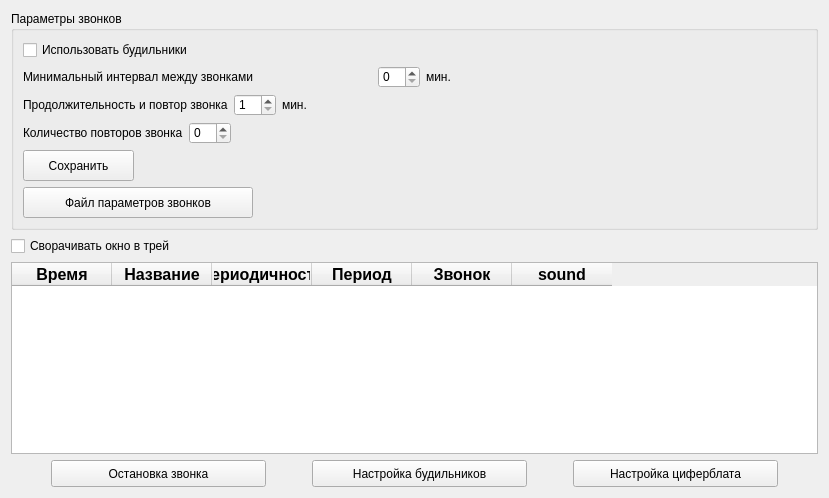
      <widget class="QWidget" name="tab_alarm">
       <attribute name="icon">
        <iconset resource="Clock_new_p.qrc">
         <normaloff>:/alarmclockflat_106001.ico</normaloff>:/alarmclockflat_106001.ico</iconset>
       </attribute>
       <attribute name="title">
        <string>Настройка будильников</string>
       </attribute>
       <layout class="QGridLayout" name="gridLayout_5">
        <item row="0" column="0">
         <widget class="QGroupBox" name="groupBox_alarm">
          <property name="contextMenuPolicy">
           <enum>Qt::CustomContextMenu</enum>
          </property>
          <property name="title">
           <string>Параметры звонков</string>
          </property>
          <layout class="QGridLayout" name="gridLayout_3">
           <item row="2" column="0">
            <layout class="QHBoxLayout" name="horizontalLayout_3">
             <item>
              <widget class="QLabel" name="label_repeat_int">
               <property name="sizePolicy">
                <sizepolicy hsizetype="Fixed" vsizetype="Preferred">
                 <horstretch>0</horstretch>
                 <verstretch>0</verstretch>
                </sizepolicy>
               </property>
               <property name="minimumSize">
                <size>
                 <width>205</width>
                 <height>19</height>
                </size>
               </property>
               <property name="maximumSize">
                <size>
                 <width>314</width>
                 <height>22</height>
                </size>
               </property>
               <property name="contextMenuPolicy">
                <enum>Qt::CustomContextMenu</enum>
               </property>
               <property name="text">
                <string>Продолжительность и повтор звонка</string>
               </property>
              </widget>
             </item>
             <item>
              <widget class="QSpinBox" name="spinB_repeat_int">
               <property name="sizePolicy">
                <sizepolicy hsizetype="Fixed" vsizetype="Fixed">
                 <horstretch>0</horstretch>
                 <verstretch>0</verstretch>
                </sizepolicy>
               </property>
               <property name="minimumSize">
                <size>
                 <width>42</width>
                 <height>22</height>
                </size>
               </property>
               <property name="maximumSize">
                <size>
                 <width>42</width>
                 <height>22</height>
                </size>
               </property>
               <property name="contextMenuPolicy">
                <enum>Qt::CustomContextMenu</enum>
               </property>
               <property name="minimum">
                <number>1</number>
               </property>
               <property name="maximum">
                <number>10</number>
               </property>
              </widget>
             </item>
             <item>
              <widget class="QLabel" name="label_repeat_repeat_m">
               <property name="sizePolicy">
                <sizepolicy hsizetype="Fixed" vsizetype="Preferred">
                 <horstretch>0</horstretch>
                 <verstretch>0</verstretch>
                </sizepolicy>
               </property>
               <property name="minimumSize">
                <size>
                 <width>37</width>
                 <height>19</height>
                </size>
               </property>
               <property name="maximumSize">
                <size>
                 <width>37</width>
                 <height>19</height>
                </size>
               </property>
               <property name="contextMenuPolicy">
                <enum>Qt::CustomContextMenu</enum>
               </property>
               <property name="text">
                <string>мин.</string>
               </property>
              </widget>
             </item>
             <item>
              <spacer name="horizontalSpacer_4">
               <property name="orientation">
                <enum>Qt::Horizontal</enum>
               </property>
               <property name="sizeHint" stdset="0">
                <size>
                 <width>69</width>
                 <height>20</height>
                </size>
               </property>
              </spacer>
             </item>
            </layout>
           </item>
           <item row="4" column="0">
            <widget class="QPushButton" name="pushB_save_alarm">
             <property name="minimumSize">
              <size>
               <width>111</width>
               <height>31</height>
              </size>
             </property>
             <property name="maximumSize">
              <size>
               <width>111</width>
               <height>31</height>
              </size>
             </property>
             <property name="contextMenuPolicy">
              <enum>Qt::CustomContextMenu</enum>
             </property>
             <property name="text">
              <string>Сохранить</string>
             </property>
            </widget>
           </item>
           <item row="3" column="0">
            <layout class="QHBoxLayout" name="horizontalLayout_4">
             <item>
              <widget class="QLabel" name="label_repeat_kol">
               <property name="sizePolicy">
                <sizepolicy hsizetype="Fixed" vsizetype="Preferred">
                 <horstretch>0</horstretch>
                 <verstretch>0</verstretch>
                </sizepolicy>
               </property>
               <property name="contextMenuPolicy">
                <enum>Qt::CustomContextMenu</enum>
               </property>
               <property name="text">
                <string>Количество повторов звонка</string>
               </property>
              </widget>
             </item>
             <item>
              <widget class="QSpinBox" name="spinB_repeat_kol">
               <property name="sizePolicy">
                <sizepolicy hsizetype="Fixed" vsizetype="Fixed">
                 <horstretch>0</horstretch>
                 <verstretch>0</verstretch>
                </sizepolicy>
               </property>
               <property name="minimumSize">
                <size>
                 <width>42</width>
                 <height>22</height>
                </size>
               </property>
               <property name="maximumSize">
                <size>
                 <width>42</width>
                 <height>22</height>
                </size>
               </property>
               <property name="contextMenuPolicy">
                <enum>Qt::CustomContextMenu</enum>
               </property>
               <property name="maximum">
                <number>5</number>
               </property>
              </widget>
             </item>
             <item>
              <spacer name="horizontalSpacer_5">
               <property name="orientation">
                <enum>Qt::Horizontal</enum>
               </property>
               <property name="sizeHint" stdset="0">
                <size>
                 <width>78</width>
                 <height>20</height>
                </size>
               </property>
              </spacer>
             </item>
            </layout>
           </item>
           <item row="5" column="0">
            <layout class="QHBoxLayout" name="horizontalLayout_6">
             <item>
              <widget class="QPushButton" name="pushB_alarm_dictionaries_f">
               <property name="minimumSize">
                <size>
                 <width>230</width>
                 <height>31</height>
                </size>
               </property>
               <property name="maximumSize">
                <size>
                 <width>230</width>
                 <height>31</height>
                </size>
               </property>
               <property name="contextMenuPolicy">
                <enum>Qt::CustomContextMenu</enum>
               </property>
               <property name="text">
                <string>Файл параметров звонков</string>
               </property>
              </widget>
             </item>
             <item>
              <widget class="QLabel" name="label_alarm_dictionaries">
               <property name="contextMenuPolicy">
                <enum>Qt::CustomContextMenu</enum>
               </property>
               <property name="text">
                <string/>
               </property>
              </widget>
             </item>
            </layout>
           </item>
           <item row="1" column="0">
            <layout class="QHBoxLayout" name="horizontalLayout_2">
             <item>
              <widget class="QLabel" name="label_alarm_min_int">
               <property name="sizePolicy">
                <sizepolicy hsizetype="Fixed" vsizetype="Preferred">
                 <horstretch>0</horstretch>
                 <verstretch>0</verstretch>
                </sizepolicy>
               </property>
               <property name="minimumSize">
                <size>
                 <width>349</width>
                 <height>19</height>
                </size>
               </property>
               <property name="maximumSize">
                <size>
                 <width>349</width>
                 <height>19</height>
                </size>
               </property>
               <property name="contextMenuPolicy">
                <enum>Qt::CustomContextMenu</enum>
               </property>
               <property name="text">
                <string>Минимальный интервал между звонками</string>
               </property>
              </widget>
             </item>
             <item>
              <widget class="QSpinBox" name="spinB_alarm_int">
               <property name="sizePolicy">
                <sizepolicy hsizetype="Fixed" vsizetype="Fixed">
                 <horstretch>0</horstretch>
                 <verstretch>0</verstretch>
                </sizepolicy>
               </property>
               <property name="minimumSize">
                <size>
                 <width>42</width>
                 <height>22</height>
                </size>
               </property>
               <property name="maximumSize">
                <size>
                 <width>42</width>
                 <height>22</height>
                </size>
               </property>
               <property name="contextMenuPolicy">
                <enum>Qt::CustomContextMenu</enum>
               </property>
               <property name="maximum">
                <number>15</number>
               </property>
              </widget>
             </item>
             <item>
              <widget class="QLabel" name="label_alarm_min_int_m">
               <property name="sizePolicy">
                <sizepolicy hsizetype="Fixed" vsizetype="Preferred">
                 <horstretch>0</horstretch>
                 <verstretch>0</verstretch>
                </sizepolicy>
               </property>
               <property name="minimumSize">
                <size>
                 <width>37</width>
                 <height>19</height>
                </size>
               </property>
               <property name="maximumSize">
                <size>
                 <width>37</width>
                 <height>19</height>
                </size>
               </property>
               <property name="contextMenuPolicy">
                <enum>Qt::CustomContextMenu</enum>
               </property>
               <property name="text">
                <string>мин.</string>
               </property>
              </widget>
             </item>
             <item>
              <spacer name="horizontalSpacer_3">
               <property name="orientation">
                <enum>Qt::Horizontal</enum>
               </property>
               <property name="sizeHint" stdset="0">
                <size>
                 <width>40</width>
                 <height>20</height>
                </size>
               </property>
              </spacer>
             </item>
            </layout>
           </item>
           <item row="0" column="0">
            <widget class="QCheckBox" name="checkB_yes_alarm">
             <property name="text">
              <string>Использовать будильники</string>
             </property>
            </widget>
           </item>
          </layout>
         </widget>
        </item>
        <item row="1" column="0">
         <widget class="QCheckBox" name="checkB_tray">
          <property name="sizePolicy">
           <sizepolicy hsizetype="Fixed" vsizetype="Fixed">
            <horstretch>0</horstretch>
            <verstretch>0</verstretch>
           </sizepolicy>
          </property>
          <property name="maximumSize">
           <size>
            <width>246</width>
            <height>23</height>
           </size>
          </property>
          <property name="contextMenuPolicy">
           <enum>Qt::CustomContextMenu</enum>
          </property>
          <property name="text">
           <string>Сворачивать окно в трей</string>
          </property>
         </widget>
        </item>
        <item row="2" column="0">
         <widget class="QTableWidget" name="tableWidget_day_alarm">
          <property name="font">
           <font>
            <pointsize>12</pointsize>
            <weight>75</weight>
            <italic>false</italic>
            <bold>true</bold>
           </font>
          </property>
          <property name="contextMenuPolicy">
           <enum>Qt::CustomContextMenu</enum>
          </property>
          <property name="editTriggers">
           <set>QAbstractItemView::NoEditTriggers</set>
          </property>
          <attribute name="verticalHeaderVisible">
           <bool>false</bool>
          </attribute>
          <column>
           <property name="text">
            <string>Время</string>
           </property>
          </column>
          <column>
           <property name="text">
            <string>Название</string>
           </property>
          </column>
          <column>
           <property name="text">
            <string>Периодичность</string>
           </property>
          </column>
          <column>
           <property name="text">
            <string>Период</string>
           </property>
          </column>
          <column>
           <property name="text">
            <string>Звонок</string>
           </property>
          </column>
          <column>
           <property name="text">
            <string>sound</string>
           </property>
          </column>
         </widget>
        </item>
        <item row="3" column="0">
         <layout class="QHBoxLayout" name="horizontalLayout">
          <item>
           <spacer name="horizontalSpacer_6">
            <property name="orientation">
             <enum>Qt::Horizontal</enum>
            </property>
            <property name="sizeHint" stdset="0">
             <size>
              <width>40</width>
              <height>20</height>
             </size>
            </property>
           </spacer>
          </item>
          <item>
           <widget class="QPushButton" name="pushB_alarm_stop">
            <property name="sizePolicy">
             <sizepolicy hsizetype="Fixed" vsizetype="Fixed">
              <horstretch>0</horstretch>
              <verstretch>0</verstretch>
             </sizepolicy>
            </property>
            <property name="minimumSize">
             <size>
              <width>215</width>
              <height>27</height>
             </size>
            </property>
            <property name="maximumSize">
             <size>
              <width>215</width>
              <height>27</height>
             </size>
            </property>
            <property name="contextMenuPolicy">
             <enum>Qt::CustomContextMenu</enum>
            </property>
            <property name="text">
             <string>Остановка звонка</string>
            </property>
           </widget>
          </item>
          <item>
           <spacer name="horizontalSpacer_7">
            <property name="orientation">
             <enum>Qt::Horizontal</enum>
            </property>
            <property name="sizeHint" stdset="0">
             <size>
              <width>40</width>
              <height>20</height>
             </size>
            </property>
           </spacer>
          </item>
          <item>
           <widget class="QPushButton" name="pushB_alarm_setting">
            <property name="sizePolicy">
             <sizepolicy hsizetype="Fixed" vsizetype="Fixed">
              <horstretch>0</horstretch>
              <verstretch>0</verstretch>
             </sizepolicy>
            </property>
            <property name="minimumSize">
             <size>
              <width>215</width>
              <height>27</height>
             </size>
            </property>
            <property name="maximumSize">
             <size>
              <width>215</width>
              <height>27</height>
             </size>
            </property>
            <property name="contextMenuPolicy">
             <enum>Qt::CustomContextMenu</enum>
            </property>
            <property name="text">
             <string>Настройка будильников</string>
            </property>
           </widget>
          </item>
          <item>
           <spacer name="horizontalSpacer_9">
            <property name="orientation">
             <enum>Qt::Horizontal</enum>
            </property>
            <property name="sizeHint" stdset="0">
             <size>
              <width>40</width>
              <height>20</height>
             </size>
            </property>
           </spacer>
          </item>
          <item>
           <widget class="QPushButton" name="pushB_clface">
            <property name="minimumSize">
             <size>
              <width>205</width>
              <height>27</height>
             </size>
            </property>
            <property name="maximumSize">
             <size>
              <width>205</width>
              <height>27</height>
             </size>
            </property>
            <property name="text">
             <string>Настройка циферблата</string>
            </property>
           </widget>
          </item>
          <item>
           <spacer name="horizontalSpacer_8">
            <property name="orientation">
             <enum>Qt::Horizontal</enum>
            </property>
            <property name="sizeHint" stdset="0">
             <size>
              <width>40</width>
              <height>20</height>
             </size>
            </property>
           </spacer>
          </item>
         </layout>
        </item>
       </layout>
      </widget>
